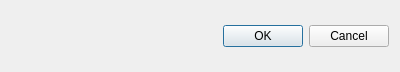
<?xml version="1.0" encoding="UTF-8"?>
<ui version="4.0">
 <class>ItCustomVarsDialog</class>
 <widget class="QDialog" name="ItCustomVarsDialog">
  <property name="windowModality">
   <enum>Qt::WindowModal</enum>
  </property>
  <property name="geometry">
   <rect>
    <x>0</x>
    <y>0</y>
    <width>400</width>
    <height>72</height>
   </rect>
  </property>
  <property name="sizePolicy">
   <sizepolicy hsizetype="Preferred" vsizetype="Expanding">
    <horstretch>0</horstretch>
    <verstretch>0</verstretch>
   </sizepolicy>
  </property>
  <property name="windowTitle">
   <string>Custom variables</string>
  </property>
  <layout class="QVBoxLayout" name="verticalLayout">
   <item>
    <layout class="QFormLayout" name="formLayout"/>
   </item>
   <item>
    <widget class="QDialogButtonBox" name="buttonBox">
     <property name="orientation">
      <enum>Qt::Horizontal</enum>
     </property>
     <property name="standardButtons">
      <set>QDialogButtonBox::Cancel|QDialogButtonBox::Ok</set>
     </property>
    </widget>
   </item>
  </layout>
 </widget>
 <resources/>
 <connections>
  <connection>
   <sender>buttonBox</sender>
   <signal>accepted()</signal>
   <receiver>ItCustomVarsDialog</receiver>
   <slot>accept()</slot>
   <hints>
    <hint type="sourcelabel">
     <x>248</x>
     <y>254</y>
    </hint>
    <hint type="destinationlabel">
     <x>157</x>
     <y>274</y>
    </hint>
   </hints>
  </connection>
  <connection>
   <sender>buttonBox</sender>
   <signal>rejected()</signal>
   <receiver>ItCustomVarsDialog</receiver>
   <slot>reject()</slot>
   <hints>
    <hint type="sourcelabel">
     <x>316</x>
     <y>260</y>
    </hint>
    <hint type="destinationlabel">
     <x>286</x>
     <y>274</y>
    </hint>
   </hints>
  </connection>
 </connections>
</ui>
